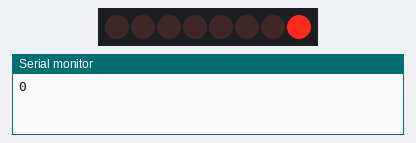
Simulated run of this sketch. Board: Arduino Uno, built with avr-gcc and run on an emulated ATmega328P. On the bench: 8 shift-register outputs drawn as a row of LEDs (first output left, lit = HIGH), the last lines printed to the serial monitor. Wiring (inferred from the names in the program): shift register (74HC595): data pin 12; shift clock pin 9; latch pin 11. Wiring (inferred from the signals the program sends): row of LEDs: on Q0, Q1, Q2, Q3, Q4, Q5, Q6, Q7.

Above: at 0.6 s.
At 5.1 s:
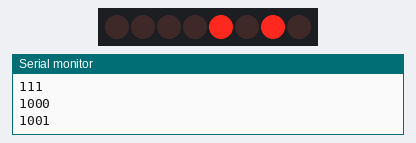
At 10.1 s:
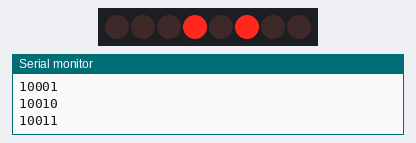
At 19.6 s:
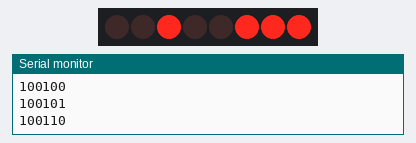
At 29.1 s:
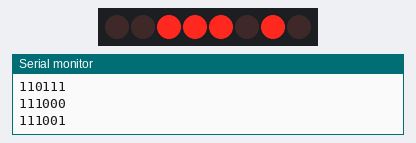
At 39.1 s:
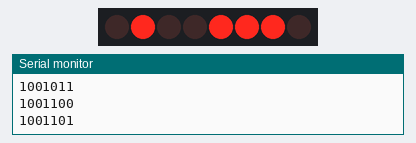
Timing chart, 0 to 40.0 s (numbered marks = the images above):
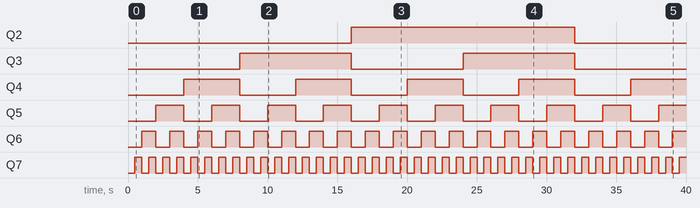

The sketch:

ShiftRegisterCounter.ino
```cpp
int latchpin = 11;
int clockpin = 9;
int datapin = 12;

byte led1s = 0b00;

int dt = 250;

void setup() {
  // put your setup code here, to run once:
  Serial.begin(9600);
  pinMode(latchpin, OUTPUT);
  pinMode(clockpin, OUTPUT);
  pinMode(datapin, OUTPUT);
}

void loop() {
  // put your main code here, to run repeatedly:
  digitalWrite(latchpin, LOW);
  shiftOut(datapin, clockpin, LSBFIRST, led1s);
  digitalWrite(latchpin, HIGH);
  delay(dt);

  delay(dt);
  Serial.println(led1s, BIN);

  led1s = led1s + 1;
}
```

Measured:
- by itself, Q2: LOW → HIGH at 16.0 s, → LOW 16.0 s later
- by itself, Q3: alternates HIGH for 8.0 s and LOW for 8.0 s
- by itself, Q4: alternates HIGH for 4.0 s and LOW for 4.0 s
- by itself, Q5: alternates HIGH for 2.0 s and LOW for 2.0 s
- by itself, Q6: alternates HIGH for 1.0 s and LOW for 1.0 s
- by itself, Q7: alternates HIGH for 0.50 s and LOW for 0.50 s
